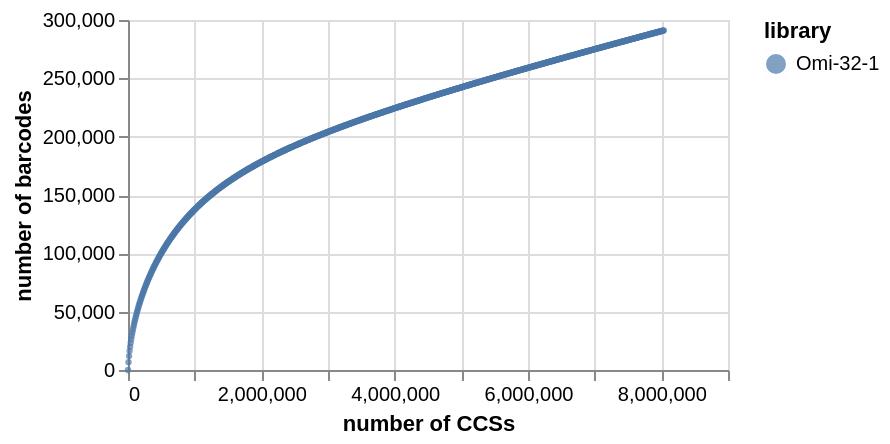
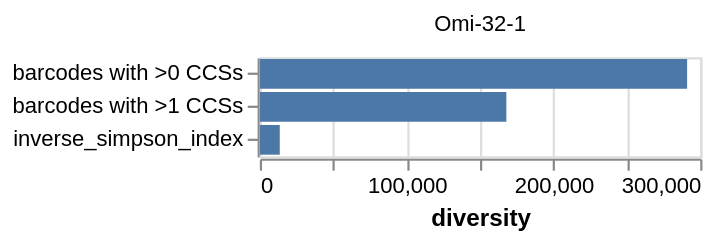

Source (notebook cell) for these figures, in order:
### Markdown cell above
## Rarefaction and other estimates of library diversity
To help understand how many barcodes there are and how evenly the number of reads are distributed among these barcodes, we make rarefaction curves. 
We also compute a few other metrics of diversity:
 1. number of barcodes observed >$n$ times up to the minimum number of CCSs required to call a consensus below.
 2. [inverse Simpson index](https://en.wikipedia.org/wiki/Diversity_index#Simpson_index), which is reciprocal of probability two randomly drawn sequences have same barcode.

### Code cell
# required CCSs per barcode to call consensus below
min_support = consensus_params["min_support"]


# number of counts for each library / barcode
barcodecounts = aligned_ccs.groupby(["library", "barcode"], as_index=False).aggregate(
    count=pd.NamedAgg("query_name", "count")
)

# make rarefaction plot
rarefy_df = pd.concat(
    [
        (
            dms_variants.barcodes.rarefyBarcodes(
                df, maxpoints=1000, logspace=False
            ).assign(library=library)
        )
        for library, df in barcodecounts.groupby("library")
    ]
)
rarefy_chart = (
    alt.Chart(rarefy_df)
    .encode(
        x=alt.X(
            "ncounts",
            title="number of CCSs",
        ),
        y=alt.X(
            "nbarcodes",
            title="number of barcodes",
        ),
        color=alt.Color("library"),
        tooltip=rarefy_df.columns.tolist(),
    )
    .mark_point(size=10, filled=True)
    .resolve_scale(y="independent")
    .properties(height=175, width=300)
)
display(rarefy_chart)

# compute diversity statistics
diversity = dms_variants.barcodes.inverse_simpson_index(barcodecounts).melt(
    id_vars="library",
    value_vars="inverse_simpson_index",
    var_name="metric",
    value_name="diversity",
)
for n in range(min_support):
    diversity = pd.concat(
        [
            diversity,
            barcodecounts.query("count > @n")
            .groupby("library", as_index=False)
            .aggregate(diversity=pd.NamedAgg("barcode", "nunique"))
            .assign(metric=f"barcodes with >{n} CCSs"),
        ],
        ignore_index=True,
    )
diversity_chart = (
    alt.Chart(diversity)
    .encode(
        x=alt.X("diversity"),
        y=alt.Y("metric", title=None),
        facet=alt.Facet("library", columns=2, title=None),
        tooltip=diversity.columns.tolist(),
    )
    .mark_bar()
    .properties(width=200, height=15 * (min_support + 1))
)
display(diversity_chart)

### Figure 1 — Vega-Lite specification as saved in the notebook (floating-point values rounded to 4 significant figures; data arrays with more than 128 entries replaced by an {"elided": "..."} marker saying what was removed)
{"config": {"view": {"continuousWidth": 300, "continuousHeight": 300}}, "data": {"name": "data-4b0f71d75b42bf7b41296e27dff9e8b9"}, "mark": {"type": "point", "filled": true, "size": 10}, "encoding": {"color": {"field": "library", "type": "nominal"}, "tooltip": [{"field": "ncounts", "type": "quantitative"}, {"field": "nbarcodes", "type": "quantitative"}, {"field": "library", "type": "nominal"}], "x": {"field": "ncounts", "title": "number of CCSs", "type": "quantitative"}, "y": {"field": "nbarcodes", "title": "number of barcodes", "type": "quantitative"}}, "height": 175, "resolve": {"scale": {"y": "independent"}}, "width": 300, "$schema": "https://vega.github.io/schema/vega-lite/v5.15.1.json", "datasets": {"data-4b0f71d75b42bf7b41296e27dff9e8b9": {"elided": "1000 records"}}}

### Figure 2 — Vega-Lite specification as saved in the notebook (floating-point values rounded to 4 significant figures)
{"config": {"view": {"continuousWidth": 300, "continuousHeight": 300}}, "data": {"name": "data-6377bc1459a2ab46e92fe50a4524c006"}, "mark": {"type": "bar"}, "encoding": {"facet": {"columns": 2, "field": "library", "title": null, "type": "nominal"}, "tooltip": [{"field": "library", "type": "nominal"}, {"field": "metric", "type": "nominal"}, {"field": "diversity", "type": "quantitative"}], "x": {"field": "diversity", "type": "quantitative"}, "y": {"field": "metric", "title": null, "type": "nominal"}}, "height": 45, "width": 200, "$schema": "https://vega.github.io/schema/vega-lite/v5.15.1.json", "datasets": {"data-6377bc1459a2ab46e92fe50a4524c006": [{"library": "Omi-32-1", "metric": "inverse_simpson_index", "diversity": 13580.0}, {"library": "Omi-32-1", "metric": "barcodes with >0 CCSs", "diversity": 291100.0}, {"library": "Omi-32-1", "metric": "barcodes with >1 CCSs", "diversity": 167900.0}]}}
